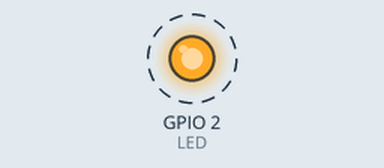
A program run on a simulated ESP32. Parts: output pins drawn as LEDs (lit = HIGH). Dashed ring = blinking. What the program prints to the serial monitor is not drawn.

Above: at 1.2 s.
Timing chart, 0 to 5.6 s (numbered marks = the images above):
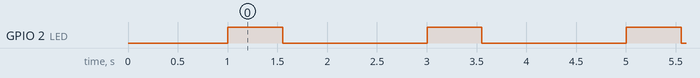

The program:

main.cpp
```cpp
// 3.2.1 Normal Mode - Consumption
// LED allumee pendant T_on, eteinte le reste de la periode, carte active en permanence.
// Reference a laquelle on compare le light sleep et le deep sleep.
// Capture correspondante : captures/normal_mode.csv (38,67 mA sur 4 cycles complets).

#include <Arduino.h>

#define PREFIX "[Binome 11 - SALOMON & VOISSIER] "

const int LED = LED_BUILTIN;              // GPIO 2 sur le DOIT DevKit V1
const unsigned long T_ON = 550;           // 50 x N, avec N = 11
const unsigned long PERIODE = 2000;       // identique pour tous les binomes

void setup() {
    Serial.begin(115200);
    delay(1000);
    pinMode(LED, OUTPUT);
    Serial.println(PREFIX "Mode normal : T_on = 550 ms sur 2000 ms (rapport cyclique 27,5 %)");
}

void loop() {
    digitalWrite(LED, HIGH);
    delay(T_ON);
    digitalWrite(LED, LOW);
    delay(PERIODE - T_ON);                // 1450 ms, carte toujours active
}
```

Measured:
- by itself, GPIO 2 (LED): alternates HIGH for 0.55 s and LOW for 1.5 s
